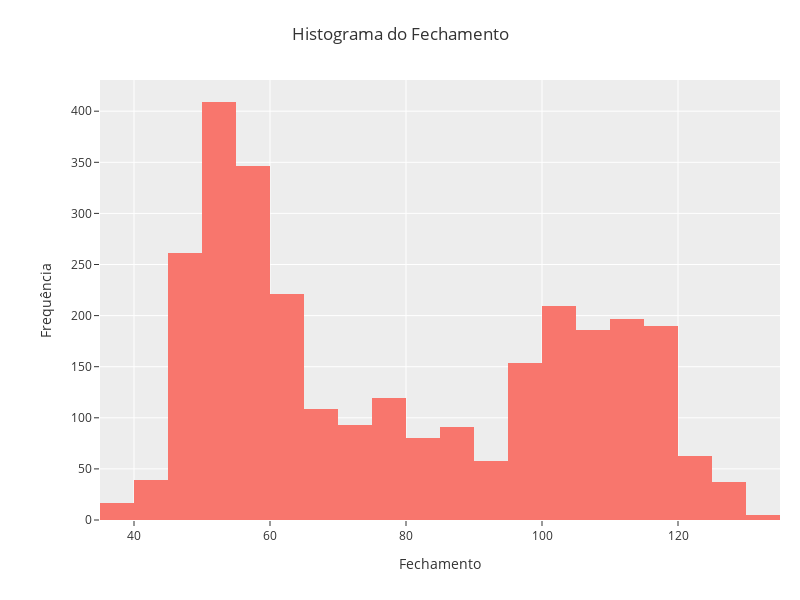

The notebook cell this image was saved under:
### Markdown cell above
### Distribuição das variáveis

### Code cell
fig = px.histogram(
    df, 
    x = 'fechamento', 
    nbins = 20,
    template = template
)
fig.update_layout(
    title = 'Histograma do Fechamento',
    xaxis_title = 'Fechamento',
    yaxis_title = 'Frequência',
    width = 800, 
    height = 600,
    margin = dict(l = 100, r = 20, t = 80, b = 80)
)
fig.show()

### Figure 1 — Plotly figure (JSON) as saved in the notebook; plotly's stock layout.template omitted (floating-point values rounded to 4 significant figures; data arrays with more than 128 entries replaced by an {"elided": "..."} marker saying what was removed)
{"data": [{"alignmentgroup": "True", "bingroup": "x", "hovertemplate": "fechamento=%{x}<br>count=%{y}<extra></extra>", "legendgroup": "", "marker": {"color": "#F8766D", "pattern": {"shape": ""}}, "name": "", "nbinsx": 20, "offsetgroup": "", "orientation": "v", "showlegend": false, "type": "histogram", "x": {"elided": "2884 float values"}, "xaxis": "x", "yaxis": "y"}], "layout": {"barmode": "relative", "height": 600, "legend": {"tracegroupgap": 0}, "margin": {"b": 80, "l": 100, "r": 20, "t": 80}, "title": {"text": "Histograma do Fechamento"}, "width": 800, "xaxis": {"anchor": "y", "domain": [0, 1], "title": {"text": "Fechamento"}}, "yaxis": {"anchor": "x", "domain": [0, 1], "title": {"text": "Frequência"}}}}
